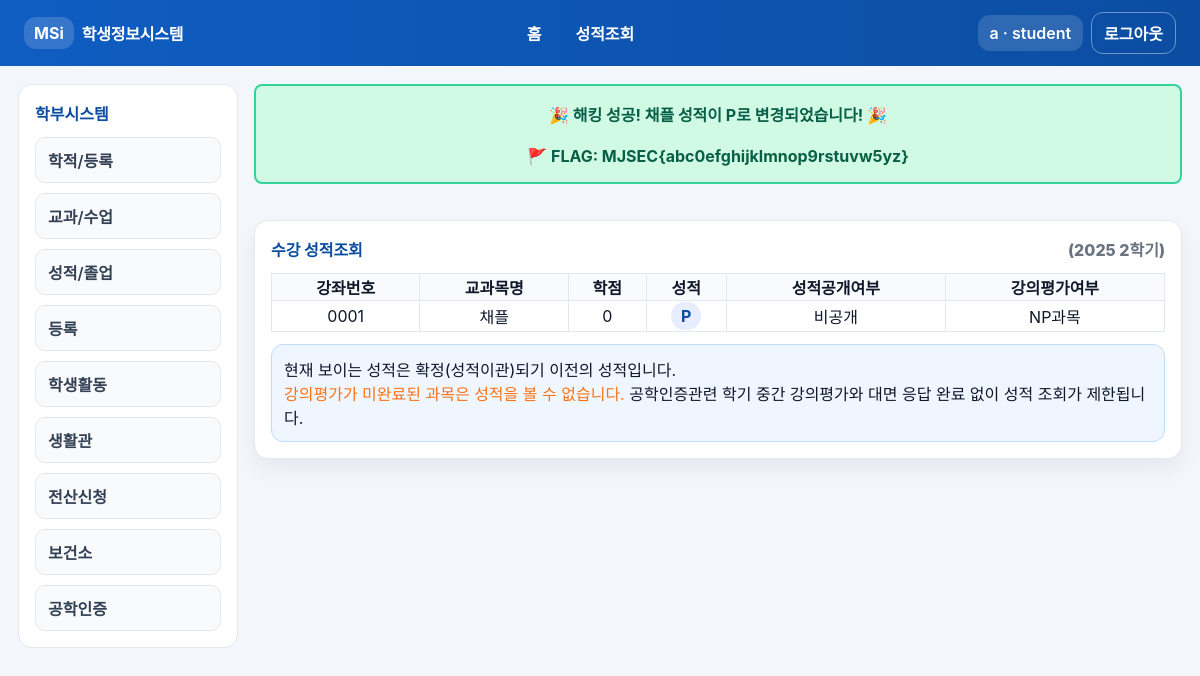
The page /grades (signed in) on the database its author committed.
### app.py (models this page shows, shortened)
class User(UserMixin, db.Model):
    __tablename__ = "user"
    id = db.Column(db.Integer, primary_key=True)
    username = db.Column(db.String(50), unique=True, nullable=False, index=True)
    password_hash = db.Column(db.String(200), nullable=False)
    role = db.Column(db.String(20), nullable=False, default="student")
    owner_id = db.Column(db.Integer, nullable=True)
    game1_done = db.Column(db.Boolean, nullable=False, default=False)
    game2_done = db.Column(db.Boolean, nullable=False, default=False)

class Grade(db.Model):
    __tablename__ = "grade"
    id = db.Column(db.Integer, primary_key=True)
    user_id = db.Column(db.Integer, db.ForeignKey("user.id"), nullable=False, index=True)
    subject_name = db.Column(db.String(100), nullable=False)
    score = db.Column(db.String(8), nullable=False)  # NP / P
    updated_at = db.Column(db.DateTime, nullable=False, default=datetime.utcnow, onupdate=datetime.utcnow)

### app.py (the view)
    @app.route("/grades")
    @login_required
    def grades():
        items = Grade.query.filter_by(user_id=current_user.id).order_by(Grade.subject_name.asc()).all()
        show_flag = None
        for g in items:
            if g.subject_name == "채플" and g.score == "P":
                show_flag = app.config["FLAG"]
                break
        return render_template("grades.html", items=items, flag=show_flag)

### app.py (called while the page is built)
@login_manager.user_loader
def load_user(user_id: str):
    return db.session.get(User, int(user_id))

### templates/grades.html (shortened to what this page needs)
{% extends "base.html" %}
{% block content %}
{% if flag %}
  <div style="background-color: #d1fae5; border: 2px solid #34d399; color: #065f46; padding: 16px; margin-bottom: 20px; border-radius: 8px; text-align: center; font-weight: bold;">
    🎉 해킹 성공! 채플 성적이 P로 변경되었습니다! 🎉<br><br>
    🚩 FLAG: {{ flag }}
  </div>
{% endif %}
<section class="card">
  <div class="card-title">수강 성적조회 <span class="muted">(2025 2학기)</span></div>
  {% if items|length == 0 %}
    <p class="muted">성적이 없습니다.</p>
  {% else %}
    <table class="table">
      <thead>
        <tr>
          <th>강좌번호</th>
          <th>교과목명</th>
          <th>학점</th>
          <th>성적</th>
          <th>성적공개여부</th>
          <th>강의평가여부</th>
        </tr>
      </thead>
      <tbody>
        {% for g in items %}
          {% set credit = 0 if g.subject_name == "채플" else 3 %}
          {% set 공개여부 = "공개" if g.score not in ["NP", "P"] else "비공개" %}
          {% set 평가 = "NP과목" if g.subject_name == "채플" else "입력" %}
          <tr>
            <td>{{ "%04d"|format(loop.index) }}</td>
            <td>{{ g.subject_name }}</td>
            <td>{{ credit }}</td>
            <td><span class="pill">{{ g.score }}</span></td>
            <td>{{ 공개여부 }}</td>
            <td>{{ 평가 }}</td>
          </tr>
        {% endfor %}
      </tbody>
    </table>
  {% endif %}
  <div class="info-box" style="margin-top:12px;">
    현재 보이는 성적은 확정(성적이관)되기 이전의 성적입니다. <br>
    <span style="color:#f97316;">강의평가가 미완료된 과목은 성적을 볼 수 없습니다.</span> 공학인증관련 학기 중간 강의평가와 대면 응답 완료 없이 성적 조회가 제한됩니다.
  </div>
</section>
{% endblock %}

### templates/base.html (shortened to what this page needs)
<!doctype html>
<html lang="ko">
<head>
  <link rel="stylesheet" href="{{ url_for('static', filename='style.css') }}">
</head>
<body class="app">
  <header class="topbar">
    <div class="topbar-inner">
      <a class="logo" href="{{ url_for('index') }}">
        <span class="logo-mark">MSi</span>
        <span class="logo-text">학생정보시스템</span>
      </a>
      <nav class="top-nav">
        <a class="logo" href="{{ url_for('index') }}">홈</a>
        {% if current_user.is_authenticated %}
          <a href="{{ url_for('grades') }}">성적조회</a>
        {% endif %}
      </nav>
      <div class="top-actions">
        {% if current_user.is_authenticated %}
          <span class="user-chip">{{ current_user.username }} · {{ current_user.role }}</span>
          <a class="chip" href="{{ url_for('logout') }}">로그아웃</a>
        {% else %}
          <a class="chip" href="{{ url_for('login') }}">로그인</a>
          <a class="chip primary" href="{{ url_for('register') }}">회원가입</a>
        {% endif %}
      </div>
    </div>
  </header>
  <div class="layout">
    <aside class="sidebar">
      <div class="sidebar-title">학부시스템</div>
      <ul class="side-menu">
        <li>학적/등록</li>
        <li>교과/수업</li>
        <li>성적/졸업</li>
        <li>등록</li>
        <li>학생활동</li>
        <li>생활관</li>
        <li>전산신청</li>
        <li>보건소</li>
        <li>공학인증</li>
      </ul>
    </aside>
    <main class="main">
      {% block content %}{% endblock %}
    </main>
  </div>
</body>
</html>

### static/style.css (style rules this page uses)
* { box-sizing: border-box; }
body { margin: 0; font-family: "Noto Sans KR", "Pretendard", -apple-system, BlinkMacSystemFont, Segoe UI, Roboto, Arial, sans-serif; background: #f3f6fb; color: #0f172a; }
:root { --blue: #0c4da2; --blue-dark: #0a3f82; --gray-border: #e5e7eb; }
a { color: inherit; text-decoration: none; }
.app { min-height: 100vh; }
.topbar { background: linear-gradient(90deg, #0f5dc2, #0c4da2); color: #fff; padding: 12px 24px; }
.topbar-inner { max-width: 1320px; margin: 0 auto; display: flex; align-items: center; justify-content: space-between; gap: 16px; flex-wrap: wrap; }
.logo { display: flex; align-items: center; gap: 8px; font-weight: 700; }
.logo-mark { background: rgba(255, 255, 255, 0.16); padding: 6px 10px; border-radius: 12px; }
.logo-text { letter-spacing: -0.2px; }
.top-nav { display: flex; gap: 14px; font-weight: 600; }
.top-nav a { padding: 6px 10px; border-radius: 10px; }
.top-actions { display: flex; gap: 8px; align-items: center; flex-wrap: wrap; }
.chip { padding: 8px 12px; border-radius: 12px; border: 1px solid rgba(255,255,255,0.4); color: #fff; font-weight: 600; background: transparent; }
.user-chip { background: rgba(255,255,255,0.14); padding: 8px 12px; border-radius: 12px; font-weight: 600; }
.layout { max-width: 1320px; margin: 0 auto; display: grid; grid-template-columns: 220px 1fr; gap: 16px; padding: 18px 18px 48px; }
.sidebar { background: #fff; border: 1px solid var(--gray-border); border-radius: 14px; padding: 16px; position: sticky; top: 18px; height: fit-content; }
.sidebar-title { font-weight: 800; margin-bottom: 12px; color: #0c4da2; }
.side-menu { list-style: none; margin: 0; padding: 0; display: grid; gap: 10px; }
.side-menu li { padding: 10px 12px; border: 1px solid var(--gray-border); border-radius: 10px; font-weight: 600; color: #334155; background: #f9fafb; }
.main { display: flex; flex-direction: column; gap: 16px; }
.card { background: #fff; border: 1px solid var(--gray-border); border-radius: 14px; padding: 16px; box-shadow: 0 10px 20px rgba(15, 23, 42, 0.06); }
.card-title { display: flex; align-items: center; justify-content: space-between; font-weight: 800; margin-bottom: 12px; color: #0c4da2; }
.muted { color: #6b7280; }
.info-box { border: 1px solid #bfdbfe; background: #eff6ff; border-radius: 12px; padding: 12px; color: #0f172a; }
.table { width: 100%; border-collapse: collapse; }
.table th, .table td { border: 1px solid #e2e8f0; text-align: center; }
.table thead { background: #f8fafc; }
.pill { display: inline-block; padding: 4px 10px; border-radius: 999px; background: #e5edff; color: #0c4da2; font-weight: 700; }

### rows shown on the page
User: username "a", role "student"
Grade: index "0001", subject_name "채플", credit "0", score "P", value "비공개", value "NP과목"

### other values the page prints
{{ flag }} "MJSEC{abc0efghijklmnop9rstuvw5yz}"
